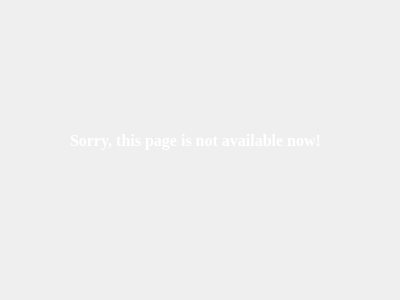
<?xml version="1.0" encoding="UTF-8"?>
<ui version="4.0">
 <class>NotAvailable</class>
 <widget class="QDialog" name="NotAvailable">
  <property name="geometry">
   <rect>
    <x>0</x>
    <y>0</y>
    <width>400</width>
    <height>300</height>
   </rect>
  </property>
  <property name="windowTitle">
   <string>Dialog</string>
  </property>
  <property name="styleSheet">
   <string notr="true">QDialog{
	background-image: url(:/new/pic/road.jpg)
}</string>
  </property>
  <widget class="QLabel" name="label">
   <property name="geometry">
    <rect>
     <x>70</x>
     <y>100</y>
     <width>261</width>
     <height>81</height>
    </rect>
   </property>
   <property name="font">
    <font>
     <family>Times New Roman</family>
     <pointsize>12</pointsize>
     <weight>75</weight>
     <bold>true</bold>
    </font>
   </property>
   <property name="styleSheet">
    <string notr="true">color: white;</string>
   </property>
   <property name="text">
    <string>Sorry, this page is not available now!</string>
   </property>
  </widget>
 </widget>
 <resources/>
 <connections/>
</ui>
